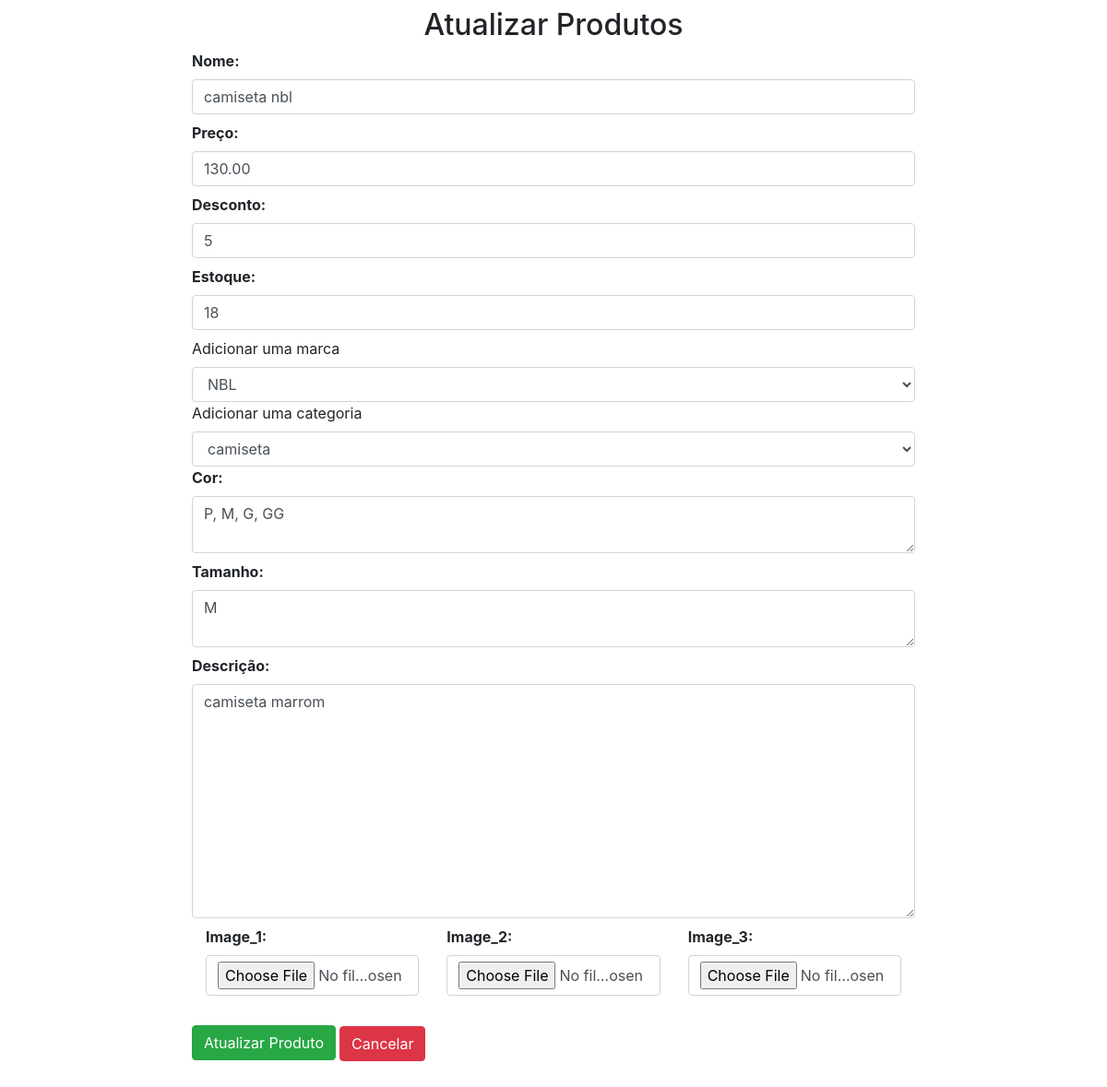
The app's page /updateproduto/4 (signed in), older data.
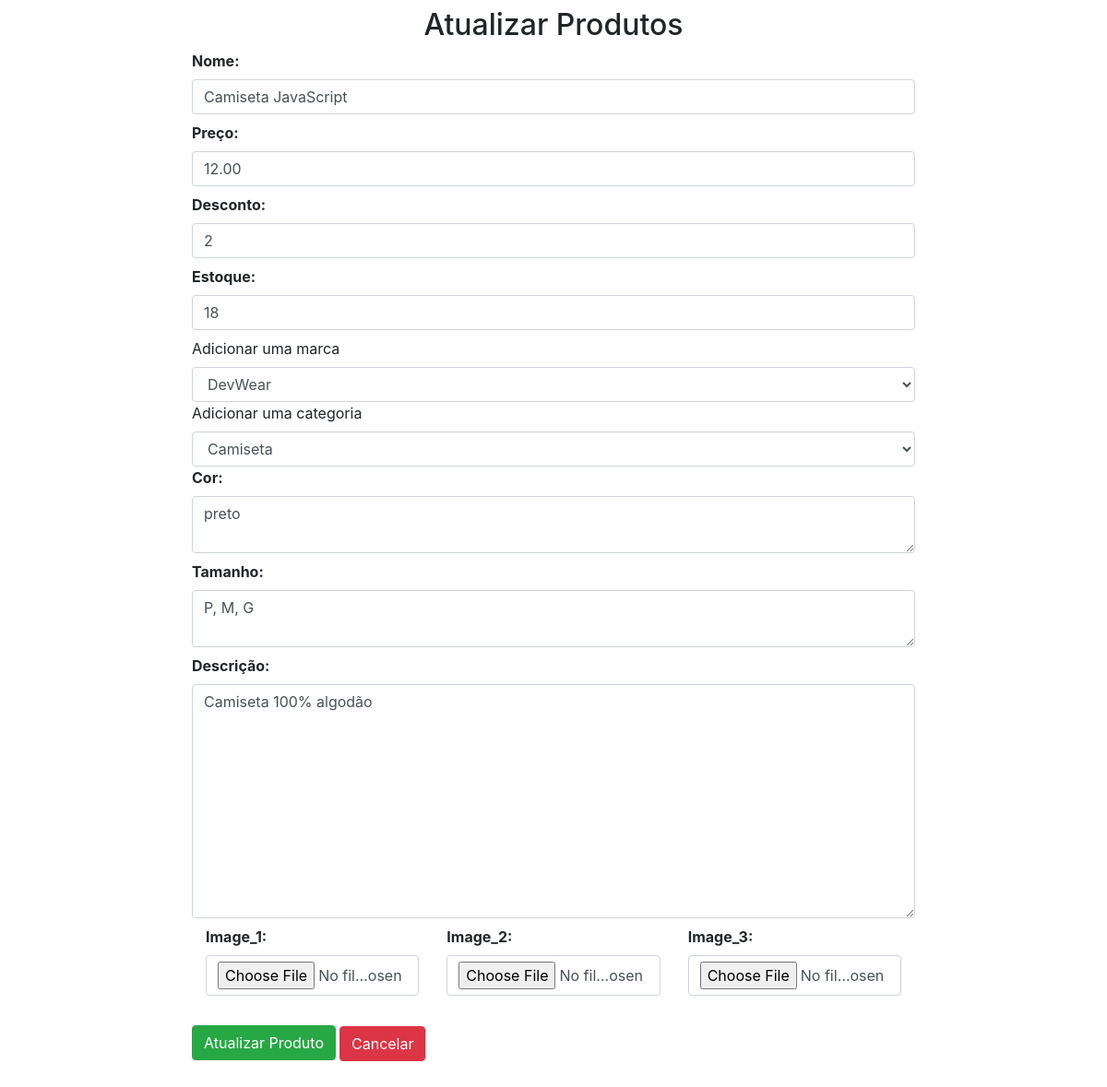
The same page, newer data.
### loja/produtos/models.py (models this page shows, shortened)
class Addproduto(db.Model):
    id = db.Column(db.Integer, primary_key=True)
    name = db.Column(db.String(80), nullable=False)
    price = db.Column(db.Numeric(10,2), nullable=False)
    discount = db.Column(db.Integer, default=0)
    stock = db.Column(db.Integer, nullable=False)
    color = db.Column(db.Text, nullable=False)
    tamanho = db.Column(db.Text, nullable=False)
    desc = db.Column(db.Text, nullable=False)
    pub_date = db.Column(db.DateTime, nullable=False,default=datetime.utcnow)
    marca_id = db.Column(db.Integer, db.ForeignKey('marca.id'),nullable=False)
    marca = db.relationship('Marca',backref=db.backref('marca', lazy=True))
    categoria_id = db.Column(db.Integer, db.ForeignKey('categoria.id'),nullable=False)
    categoria = db.relationship('Categoria',backref=db.backref('categoria', lazy=True))
    image_1 = db.Column(db.String(150), nullable=False, default='image.jpg')
    image_2 = db.Column(db.String(150), nullable=False, default='image.jpg')
    image_3 = db.Column(db.String(150), nullable=False, default='image.jpg')

class Marca(db.Model):
    id=db.Column(db.Integer, primary_key=True)
    name=db.Column(db.String(30), nullable=False, unique=True)

class Categoria(db.Model):
    id=db.Column(db.Integer, primary_key=True)
    name=db.Column(db.String(30), nullable=False, unique=True)

### loja/produtos/rotas.py (the view, shortened to what this page needs)
@app.route('/updateproduto/<int:id>', methods=['GET', 'POST'])
def updateproduto(id):
    if 'email' not in session:
        flash(f'Favor faça seu login primeiro', 'danger')
        return redirect(url_for('login'))
    marcas = Marca.query.all()
    categorias = Categoria.query.all()
    produto = Addproduto.query.get_or_404(id)
    marca = request.form.get('marca')
    categoria = request.form.get('categoria')
    form = Addprodutos(request.form)
    form.name.data = produto.name
    form.price.data = produto.price
    form.discount.data = produto.discount
    form.stock.data = produto.stock
    form.color.data = produto.color
    form.tamanho.data = produto.tamanho
    form.discription.data = produto.desc
    return render_template('/produtos/updateproduto.html', title='Atualizar Produtos', form=form, marcas=marcas, categorias=categorias, produto=produto)

### loja/produtos/forms.py
class Addprodutos(Form):
    name = StringField('Nome:', [validators.DataRequired()])
    price = DecimalField('Preço:', [validators.DataRequired()])
    discount = IntegerField('Desconto:', [validators.DataRequired()])
    stock = IntegerField('Estoque:', [validators.DataRequired()])
    discription = TextAreaField('Descrição:', [validators.DataRequired()])
    color = TextAreaField('Cor:', [validators.DataRequired()])
    tamanho = TextAreaField('Tamanho:', [validators.DataRequired()])
    image_1 = FileField('Image_1:' , validators=[FileAllowed(['jpg', 'png', 'gif', 'jpeg'])])
    image_2 = FileField('Image_2:' , validators=[FileAllowed(['jpg', 'png', 'gif', 'jpeg'])])
    image_3 = FileField('Image_3:' , validators=[FileAllowed(['jpg', 'png', 'gif', 'jpeg'])])

### loja/templates/produtos/updateproduto.html (shortened to what this page needs)
{% extends 'layouts.html' %}
{% block content %}
<div class="container-fluid">
    <div class="row">
    <div class="col-md-2"></div>
    <div class="col-md-8 p-2">
        <h2 class="text-center">Atualizar Produtos</h2>
        {% from "_formhelpers.html" import render_field %}
        <form action="" method="POST" enctype="multipart/form-data">
            {{ render_field(form.name, class="form-control", placeholder="Nome do produto")}}
            {{ render_field(form.price, class="form-control", placeholder="Preço do produto")}}
            {{ render_field(form.discount, class="form-control", placeholder="Desconto do produto")}}
            {{ render_field(form.stock, class="form-control", placeholder="Estoque do produto")}}
            <label for="marca">Adicionar uma marca</label>
            <select name="marca" id="marca" class="form-control" required>
                <option value="{{produto.marca_id}}">{{produto.marca.name}}</option>
             </select>
            <label for="categoria">Adicionar uma categoria</label>
            <select name="categoria" id="categoria" class="form-control" required>
                <option value="{{produto.categoria_id}}">{{produto.categoria.name}}</option>
             </select>
            {{ render_field(form.color, class="form-control", placeholder="Cor da imagem")}}
            {{ render_field(form.tamanho, class="form-control", placeholder="Tamanho do produto")}}
            {{ render_field(form.discription, class="form-control", placeholder="Descrição do produto", rows="10")}}
            <div class="container">
                <div class="row">
                    <div class="col-md-4">{{ render_field(form.image_1, class="form-control")}}</div>
                    <div class="col-md-4">{{ render_field(form.image_2, class="form-control")}}</div>
                    <div class="col-md-4">{{ render_field(form.image_3, class="form-control")}}</div>
                </div>
            </div>
            <button type="submit" class="btn btn-success mt-4 mb-5">Atualizar Produto</button>
        </form>
        <a href="{{url_for('admin')}}" class="btn btn-danger" style="margin-top: -160px; margin-left: 160px">Cancelar</a>
    </div>
    <div class="col-md-2"></div>
</div>
</div>
{% endblock content %}

### loja/templates/_formhelpers.html (shortened to what this page needs)
{% macro render_field(field) %}
  <dt>{{ field.label }}
  <dd>{{ field(**kwargs)|safe }}
  </dd>
{% endmacro %}

Row changes from the older to the newer data that the page shows:
no longer on this page (row edited): Categoria: categoria "camiseta"
changed Addproduto: name "camiseta nbl" → "Camiseta JavaScript"; price "130.00" → "12.00"; discount "5" → "2"; color "P, M, G, GG" → "preto"; tamanho "M" → "P, M, G"
changed Marca: marca "NBL" → "DevWear"
now on this page (row edited): Categoria: categoria "Camiseta"
Text that changed along with them:
form field discription: "camiseta marrom" → "Camiseta 100% algodão"
